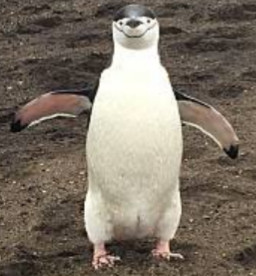
#> input picture mybook/opencv_king_book/ch14/pengiun.jpg, 256 x 276 px
$ python ch14_4.py
#> lines starting #> are read from the running program, lines starting #| are printed output that depends on the picture
# ch14_4.py
import cv2

src = cv2.imread("pengiun.jpg")         # 讀取影像
#> src is the input picture: shape (276, 256, 3); mean B, G, R 101.6, 114, 124.2
dst1 = src + src                        # 影像相加
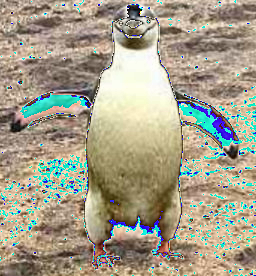
#> dst1: shape (276, 256, 3); mean B, G, R 138.5, 158.8, 165
dst2 = src - src                        # 影像相減
#> dst2: shape (276, 256, 3); every value is 0
cv2.imshow("src",src)
cv2.imshow("dst1 - add",dst1)
cv2.imshow("dst2 - subtraction",dst2)

cv2.waitKey(0)
cv2.destroyAllWindows()

$ run again, with mybook/opencv_king_book/ch14/macau.jpg copied over mybook/opencv_king_book/ch14/pengiun.jpg
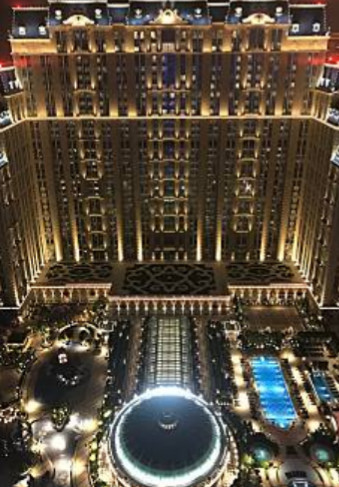
#> input picture mybook/opencv_king_book/ch14/macau.jpg, 339 x 487 px
#> src is the input picture: shape (487, 339, 3); mean B, G, R 62.2, 77.4, 88.7
#> `dst1 = src + src`:
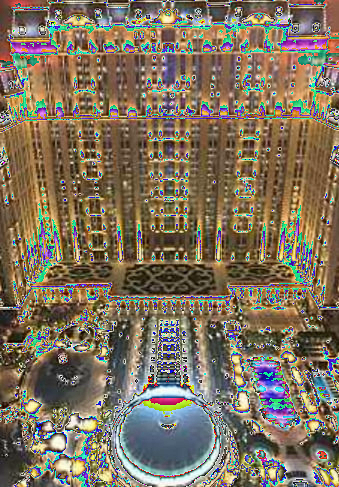
#> dst1: shape (487, 339, 3); mean B, G, R 94, 113.8, 126.5
#> dst2: shape (487, 339, 3); every value is 0
